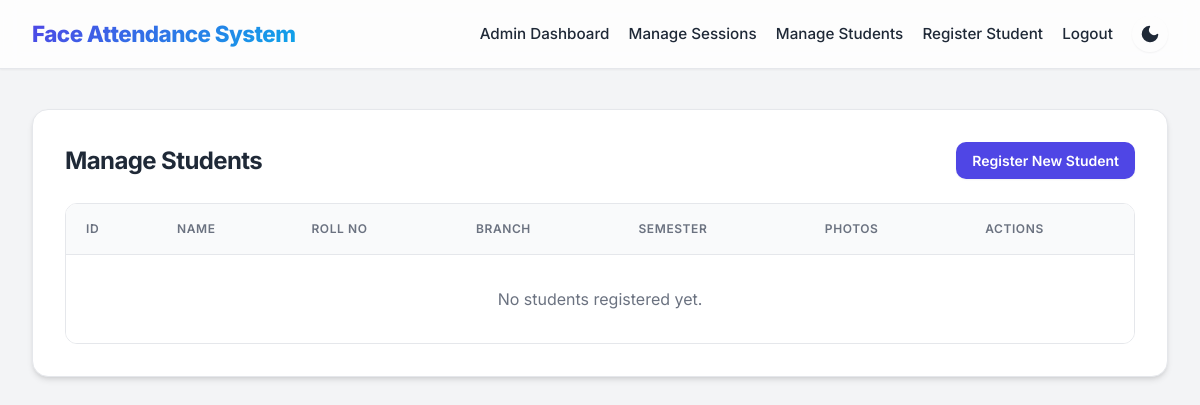
/admin/students (signed in), run on an earlier commit of the app's database.
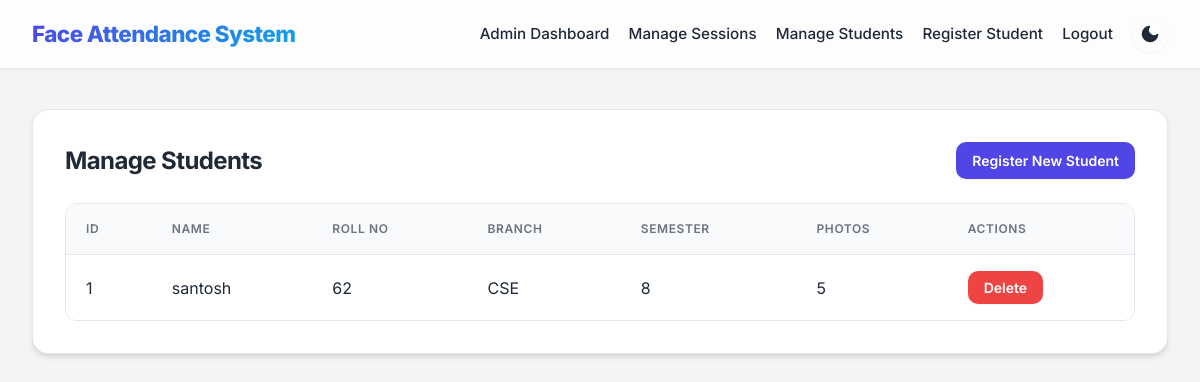
And on a later commit of the database.
### tables this page shows
CREATE TABLE students(
        id INTEGER PRIMARY KEY,
        name TEXT,
        roll_no TEXT,
        branch TEXT,
        semester TEXT,
        photo_count INTEGER DEFAULT 0
    , password TEXT);

### app.py (the view)
@app.route('/admin/students')
def admin_students():
    if not session.get('admin_user'):
        return redirect(url_for('login'))
    students = query_db('SELECT * FROM students')
    return render_template('admin_students.html', students=students)

### app.py (called while the page is built)
def get_db_connection():
    conn = sqlite3.connect(DATABASE_PATH)
    conn.row_factory = sqlite3.Row
    return conn

def query_db(query, args=(), one=False):
    conn = get_db_connection()
    cursor = conn.execute(query, args)
    rows = cursor.fetchall()
    conn.close()
    return rows[0] if one and rows else rows

@app.before_request
def restrict_access():
    allowed_routes = ['home', 'login', 'student_login', 'student_register', 'static', 'test_image', 'get_active_sessions']
    if request.endpoint in allowed_routes or not request.endpoint:
        return
    if request.path.startswith('/admin/'):
        if session.get('user_type') != 'admin':
            flash('Admin access required', 'error')
            return redirect(url_for('login'))
    if request.path.startswith('/student/'):
        protected_student_routes = ['student_history', 'student_attend']
        if request.endpoint in protected_student_routes and session.get('user_type') != 'student':
            flash('Student login required', 'error')
            return redirect(url_for('student_login'))

### templates/admin_students.html
{% extends 'base.html' %}
{% block content %}
<div class="card wide-card">
    <div style="display: flex; justify-content: space-between; align-items: center; margin-bottom: 1.5rem;">
        <h2 style="margin: 0;">Manage Students</h2>
        <a href="{{ url_for('student_register') }}" class="button small">Register New Student</a>
    </div>
    <div class="table-container" style="overflow-x: auto;">
        <table>
            <thead>
                <tr>
                    <th>ID</th>
                    <th>Name</th>
                    <th>Roll No</th>
                    <th>Branch</th>
                    <th>Semester</th>
                    <th>Photos</th>
                    <th>Actions</th>
                </tr>
            </thead>
            <tbody>
                {% for student in students %}
                <tr>
                    <td>{{ student.id }}</td>
                    <td>{{ student.name }}</td>
                    <td>{{ student.roll_no }}</td>
                    <td>{{ student.branch }}</td>
                    <td>{{ student.semester }}</td>
                    <td>{{ student.photo_count }}</td>
                    <td>
                        <form action="{{ url_for('delete_student', student_id=student.id) }}" method="POST" style="display: inline;" onsubmit="return confirm('Are you sure you want to delete this student? All attendance records and face data will be permanently removed.');">
                            <button type="submit" class="button small warning">Delete</button>
                        </form>
                    </td>
                </tr>
                {% else %}
                <tr>
                    <td colspan="7" style="text-align: center; padding: 2rem; color: var(--muted);">No students registered yet.</td>
                </tr>
                {% endfor %}
            </tbody>
        </table>
    </div>
</div>
{% endblock %}

What changed in the data, as far as the page shows it:
added students: id "1", name "santosh", roll_no "62", branch "CSE", semester "8", photo_count "5"
Also different on the page:
text no longer shown: "No students registered yet."
